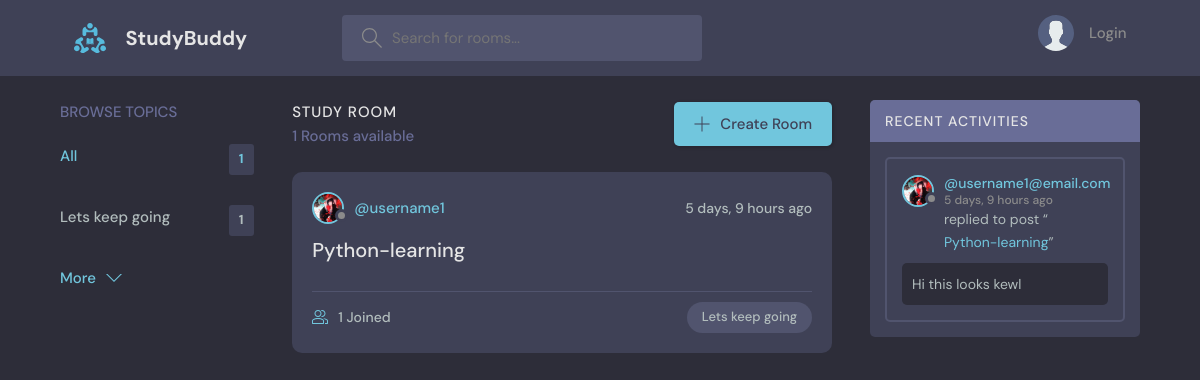
Before: / with the older database file.
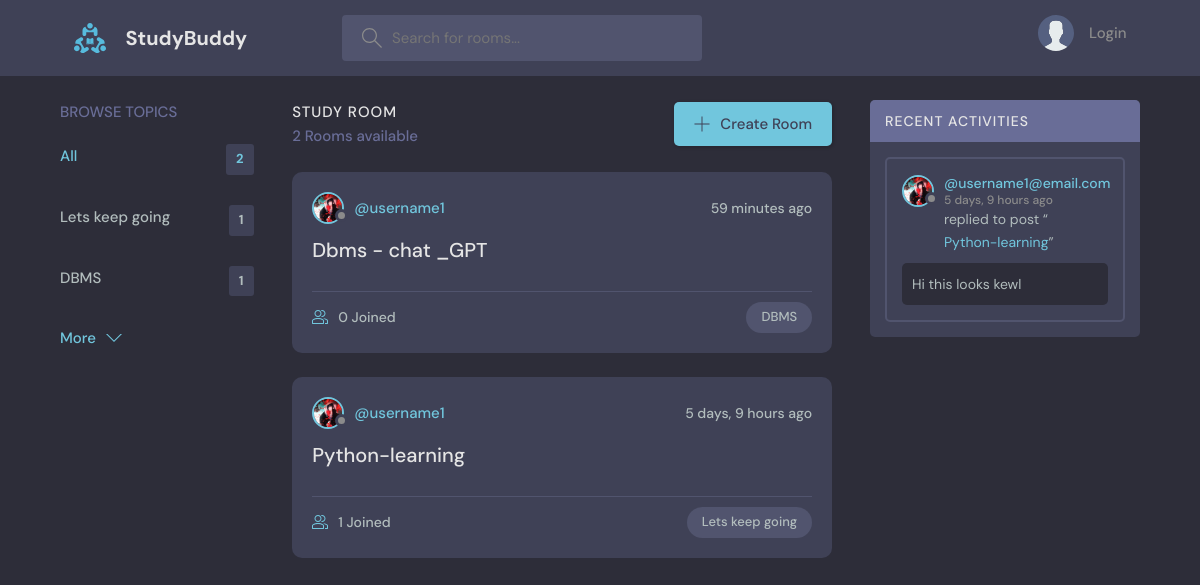
After: the same page with the newer database file.
### base/models.py (models this page shows, shortened)
class Topic(models.Model):
    name = models.CharField(max_length=200)

class Room(models.Model):
    hosts = models.ForeignKey(User , on_delete=models.SET_NULL, null = True)
    topic = models.ForeignKey('Topic' , on_delete=models.SET_NULL, null = True)
    name = models.CharField(max_length=20)
    description = models.TextField(null = True , blank = True)
    participants = models.ManyToManyField(User , related_name ='participants' , blank = True)
    updated = models.DateTimeField(auto_now=True)
    created = models.DateTimeField(auto_now_add=True)
    class Meta:
        ordering = ['-updated', '-created']
    def __str__(self):
        return self.name

class User(AbstractUser):
    name = models.CharField(max_length=200 , null = True)
    email = models.EmailField(unique = True , null = True)
    bio = models.TextField(null=True)
    avatar = models.ImageField(null= True, default= "avatar.svg")
    USERNAME_FIELD= 'email'
    REQUIRED_FIELDS =[]

class Message(models.Model):
    user = models.ForeignKey(User , on_delete = models.CASCADE)
    room = models.ForeignKey(Room, on_delete=models.CASCADE)
    body = models.TextField(null = True , blank = True)
    updated = models.DateTimeField(auto_now=True)
    created = models.DateTimeField(auto_now_add=True)
    class Meta:
        ordering = ['-updated', '-created']

### base/views.py (the view)
# urls.py: 2. Add a URL to urlpatterns:  path('', views.home, name='home')
def home(request):
    q = request.GET.get('q') if request.GET.get('q')!=None else ''
    rooms = Room.objects.filter(
        Q(topic__name__icontains=q) |
        Q(name__icontains=q) |
        Q(description__icontains=q)
    )
    room_count = rooms.count()
    topics = Topic.objects.all()[0:5]
    room_messages = Message.objects.filter(Q(room__topic__name__icontains=q))
    context =   {'rooms' : rooms , 'topics' : topics  ,'room_count':room_count , 'room_messages':room_messages}
    return render(request , 'base/home.html' ,context)

### base/templates/base/home.html (shortened to what this page needs)
{% extends 'main.html' %}
{% block content %}
    <main class="layout layout--3">
      <div class="container">
        {% include 'base/topics_component.html' %}
        <div class="roomList">
          <div class="roomList__header">
            <div>
              <h2>Study Room</h2>
              <p>{{room_count}} Rooms available</p>
            </div>
            <a class="btn btn--main" href="{% url 'create-room' %}">
              <svg version="1.1" xmlns="http://www.w3.org/2000/svg" width="32" height="32" viewBox="0 0 32 32">
                <title>add</title>
                <path
                  d="M16.943 0.943h-1.885v14.115h-14.115v1.885h14.115v14.115h1.885v-14.115h14.115v-1.885h-14.115v-14.115z"
                ></path>
              </svg>
              Create Room
            </a>
          </div>
          {% include 'base/feed_component.html' %}
        </div>
        {% include 'base/activity_component.html' %}
      </div>
    </main>
{% endblock  %}

### base/templates/base/topics_component.html
<div class="topics">
    <div class="topics__header">
      <h2>Browse Topics</h2>
    </div>
    <ul class="topics__list">
      <li>
        <a href="{% url 'home' %}" class="active">All <span>{{topics.count}}</span></a>
      </li>
      {% for topic in topics %}
      <li>
        <a href="{% url 'home' %}?q={{topic.name}}">{{topic.name}} <span>{{topic.room_set.all.count}}</span></a>
      </li>
      {% endfor %}
    <a class="btn btn--link" href="{% url 'topics' %}">
      More
      <svg version="1.1" xmlns="http://www.w3.org/2000/svg" width="32" height="32" viewBox="0 0 32 32">
        <title>chevron-down</title>
        <path d="M16 21l-13-13h-3l16 16 16-16h-3l-13 13z"></path>
      </svg>
    </a>
  </div>

### base/templates/base/feed_component.html (shortened to what this page needs)
{% for room  in rooms %}
<div class="roomListRoom">
    <div class="roomListRoom__header">
      <a href="{% url 'user-profile' room.hosts.id %}" class="roomListRoom__author">
        <div class="avatar avatar--small">
          <img src="{{room.hosts.avatar.url}}" />
        </div>
        <span>@{{room.hosts.username}}</span>
      </a>
      <div class="roomListRoom__actions">
        <span>{{room.created|timesince}} ago</span>
      </div>
    </div>
    <div class="roomListRoom__content">
      <a href="{% url 'room' room.id %}">{{room.name}}</a>
    </div>
    <div class="roomListRoom__meta">
      <a href="{% url 'room' room.id %}" class="roomListRoom__joined">
        {{room.participants.all.count}} Joined
      </a>
      <p class="roomListRoom__topic">{{room.topic.name}}</p>
    </div>
  </div>
{% endfor %}

### base/templates/base/activity_component.html (shortened to what this page needs)
<div class="activities">
    <div class="activities__header">
      <h2>Recent Activities</h2>
    </div>
    {% for message in room_messages %}
    <div class="activities__box">
      <div class="activities__boxHeader roomListRoom__header">
        <a href="{% url 'user-profile' message.user.id %}" class="roomListRoom__author">
          <div class="avatar avatar--small">
            <img src="{{message.user.avatar.url}}" />
          </div>
          <p>
            @{{message.user }}
            <span>{{message.created|timesince}} ago</span>
          </p>
        </a>
      </div>
      <div class="activities__boxContent">
        <p>replied to post “<a href="{% url 'room' message.room.id %}">{{message.room}}</a>”</p>
        <div class="activities__boxRoomContent">
          {{message.body}}
        </div>
      </div>
    </div>
    {% endfor %}
  </div>

Changed rows visible on the page:
added Topic: name "DBMS", room_set.all.count "1"
added Room: hosts.avatar (picture), hosts.username "username1", created "59 minutes", name "Dbms - chat _GPT", participants.all.count "0", topic.name "DBMS"
Other visible differences:
{{ topics.count }}: "1" → "2"
{{ room_count }}: "1" → "2"
